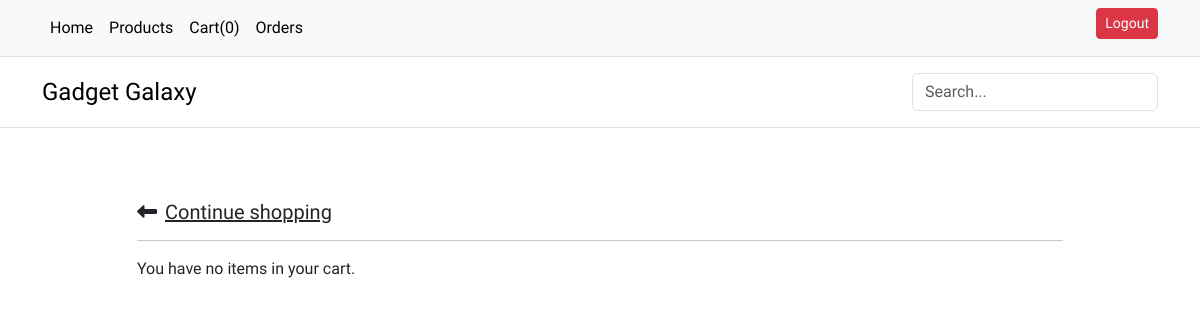
Before: /cart/ (signed in) with the older database file.
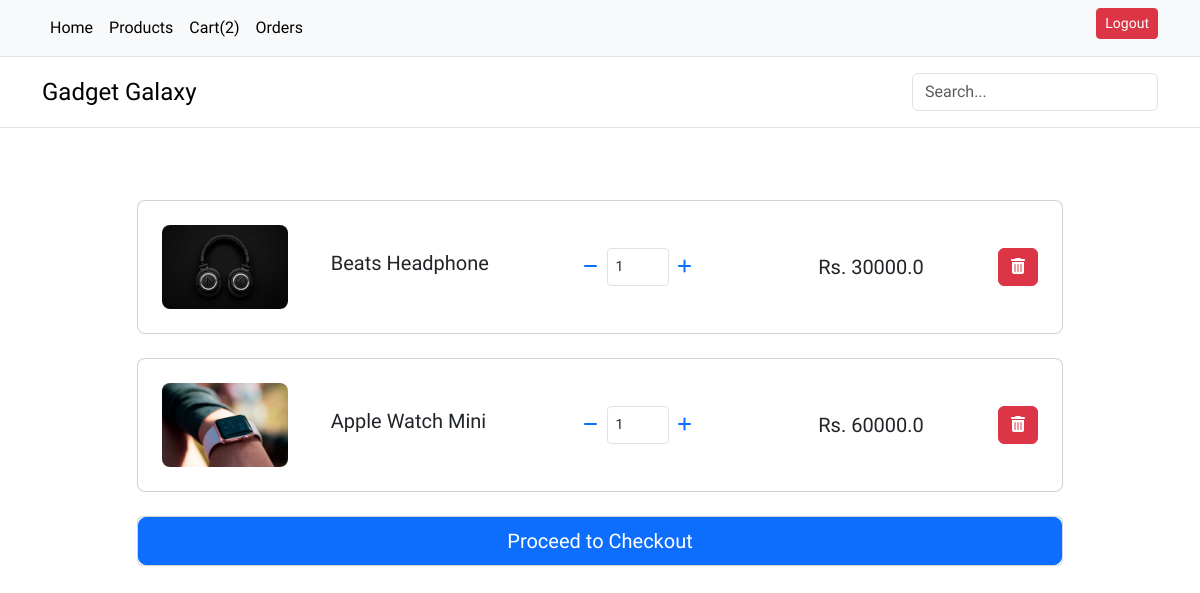
After: the same page with the newer database file.
### ecommerce/models.py (models this page shows, shortened)
class CartItem(models.Model):
    id = models.CharField(
        default=shortuuid.uuid, max_length=50, primary_key=True, editable=False
    )
    cart = models.ForeignKey(Cart, on_delete=models.CASCADE)
    product = models.ForeignKey(Product, on_delete=models.CASCADE)
    quantity = models.PositiveIntegerField()

class Product(models.Model):
    id = models.CharField(
        default=shortuuid.uuid, max_length=50, primary_key=True, editable=False
    )
    product_name = models.CharField(
        _("Product Name"), max_length=500, null=True, blank=True
    )
    description = models.TextField(_("Description"), null=True, blank=True)
    price = models.FloatField(_("Price"), null=True, blank=True)
    image = models.ImageField(
        _("Product Image"),
        upload_to="products/",
        default="products/default.jpg",
        null=True,
        blank=True,
    )
    category = models.ForeignKey(
        Category, null=True, blank=True, on_delete=models.SET_NULL
    )

### ecommerce/views.py (the view)
# urls.py: path("cart/", cart, name="cart"),
@login_required(login_url="/login")
def cart(request):
    cart = Cart.objects.filter(user=request.user).first()
    cart_items = CartItem.objects.filter(cart=cart)
    context = {"cart": cart_items}
    return render(request, "ecommerce/cart.html", context)

### ecommerce/context_processors.py (called while the page is built)
def cart_item_count(request):
    if request.user.is_authenticated:
        try:
            cart = Cart.objects.get(user=request.user)
            cart_items = CartItem.objects.filter(cart=cart)
            total = sum(item.quantity for item in cart_items)
            return {"cart_item_count": total}
        except Cart.DoesNotExist:
            return {"cart_item_count": 0}
    return {"cart_item_count": 0}

### ecommerce/templates/ecommerce/cart.html (shortened to what this page needs)
{% extends "main.html" %} {% block content %}
<section class="h-100">
  <div class="container h-100 py-5">
    <div class="row d-flex justify-content-center align-items-center h-100">
      <div class="col-10">
        {% if cart %} {% for item in cart %}
        <div class="main-cart-div card rounded-3 mb-4">
          <div class="card-body p-4">
            <div class="row d-flex justify-content-between align-items-center">
              <div class="col-md-2 col-lg-2 col-xl-2">
                <img
                  src="{{item.product.image.url}}"
                  class="img-fluid rounded-3"
                  alt="Cotton T-shirt"
                />
              </div>
              <div class="col-md-3 col-lg-3 col-xl-3">
                <p class="lead fw-normal mb-2">{{item.product.product_name}}</p>
              </div>
              <div class="col-md-3 col-lg-3 col-xl-2 d-flex">
                <form
                  id="cartItemDecrease"
                  action="{% url "cart-item-decrease" %}"
                  method="POST"
                  class="cart-item-decrease-form d-flex"
                >
                  <button
                    name="minusItem"
                    type="submit"
                    class="minus btn btn-link px-2"
                  >
                    <i class="fas fa-minus"></i>
                  </button>
                </form>
                <input
                  id="form1"
                  min="0"
                  name="quantity"
                  value="{{item.quantity}}"
                  type="number"
                  class="qtyCount form-control form-control-sm"
                />
                <form
                  id="cartItemIncrease"
                  action="{% url 'add-to-cart' %}"
                  method="POST"
                  class="cart-item-increase-form d-flex"
                >
                  <button
                    name="plusItem"
                    type="submit"
                    class="plus btn btn-link px-2"
                  >
                    <i class="fas fa-plus"></i>
                  </button>
                </form>
              </div>
              <div class="col-md-3 col-lg-2 col-xl-2 offset-lg-1">
                <h5 class="mb-0">
                  Rs. <span class="price">{{ item.product.price }}</span>
                </h5>
              </div>
              <div class="col-md-1 col-lg-1 col-xl-1 text-end">
                <form action="{% url "delete-cart" %}" method="post">
                  <button class="btn btn-danger">
                    <i class="fas fa-trash-alt"></i>
                  </button>
                </form>
              </div>
            </div>
          </div>
        </div>
        {% endfor %}
        <a href="{% url "checkout" %}">
          <div class="card">
            <button class="btn btn-primary btn-lg" type="button">
              Proceed to Checkout
            </button>
          </div>
        </a>
        {% else %}
        <div class="col">
          <h5 class="mb-3">
            <a href="{% url 'products' %}" class="text-body"
              ><i class="fas fa-long-arrow-alt-left me-2"></i>Continue
              shopping</a
            >
          </h5>
          <hr />
          <div class="d-flex justify-content-between align-items-center mb-4">
            <div>
              <p class="mb-0">You have no items in your cart.</p>
            </div>
          </div>
        </div>
        {% endif %}
      </div>
    </div>
  </div>
</section>
{% endblock content %}

### templates/main.html (shortened to what this page needs)
<!DOCTYPE html>
{% load static %}
<html lang="en">
  <head>
    {% include "top.html" %}
  </head>
  <body style="font-family: 'Lexend', sans-serif">
    {% include "top.html" %} {% include "navbar.html" %} {% block content %}
    {%endblock content %} {% include "bottom.html" %}
  </body>
</html>

### templates/top.html (shortened to what this page needs)
{% load static %}
<link
  href="https://cdn.jsdelivr.net/npm/bootstrap@5.3.2/dist/css/bootstrap.min.css"
  rel="stylesheet"
/>

### templates/navbar.html (shortened to what this page needs)
<nav class="py-2 bg-body-tertiary border-bottom">
    <div class="container d-flex flex-wrap">
      <ul class="nav me-auto">
        <li class="nav-item"><a href="/" class="nav-link link-body-emphasis px-2 active" aria-current="page">Home</a></li>
        <li class="nav-item"><a href="{% url 'products' %}" class="nav-link link-body-emphasis px-2">Products</a></li>
        {% if request.user.is_authenticated %}
        <li class="nav-item"><a href="{% url 'cart' %}" class="nav-link link-body-emphasis px-2">Cart(<span id="cart-count">{{cart_item_count}}</span>)</i></a></li>
        <li class="nav-item"><a href="{% url 'orders' %}" class="nav-link link-body-emphasis px-2">Orders</a></li>
        {% endif %}
      </ul>
      {% if request.user.is_authenticated %}
      <ul class="nav gap-2">
        <li class="nav-item"><a href="{% url 'logout' %}" class="btn btn-danger btn-sm px-2">Logout</a></li>
      </ul>
      {% else %}
      <ul class="nav">
        <li class="nav-item"><a href="{% url 'login' %}" class="btn btn-secondary btn-sm px-2">Login</a></li>
        <li class="nav-item"><a href="{% url 'register' %}" class="btn btn-outline-success btn-sm ms-2 px-2">Sign up</a></li>
      </ul>
      {% endif %}
    </div>
  </nav>
  <header class="py-3 mb-4 border-bottom">
    <div class="container d-flex flex-wrap justify-content-center">
      <a href="/" class="d-flex align-items-center mb-3 mb-lg-0 me-lg-auto link-body-emphasis text-decoration-none">
        <span class="fs-4">Gadget Galaxy</span>
      </a>
      <form action="{% url "search" %}" class="col-12 col-lg-auto mb-3 mb-lg-0" role="search">
        <input name="search_query" type="search" class="form-control" placeholder="Search..." aria-label="Search">
      </form>
    </div>
  </header>

Changed rows visible on the page:
added CartItem: product.image (picture), product.product_name "Beats Headphone", quantity "1", product.price "30000.0"
added CartItem: product.image (picture), product.product_name "Apple Watch Mini", quantity "1", product.price "60000.0"
Other visible differences:
{{ cart_item_count }}: "0" → "2"
text no longer shown: "Continue shopping You have no items in your cart."
text now shown: "Proceed to Checkout"
